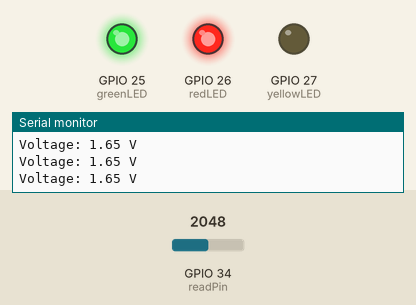
Simulated run of this sketch. Board: ESP32. On the bench: output pins drawn as LEDs (lit = HIGH), the last lines printed to the serial monitor. Inputs (shaded band) come from the test bench; at power-on: GPIO 34 (readPin) = 2048.

Above: at 1.3 s.
1.4 s: GPIO 34 (readPin) set to 2424
2.9 s: GPIO 34 (readPin) set to 2536
At 4.1 s:
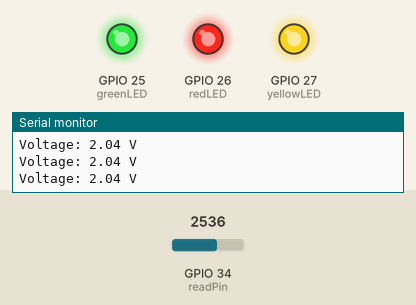
4.5 s: GPIO 34 (readPin) set to 1228
At 5.3 s:
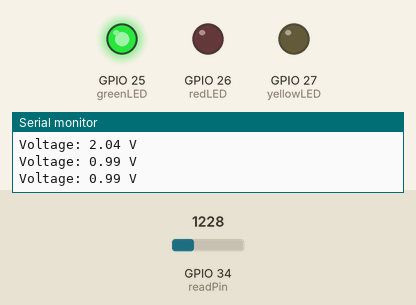
6.0 s: GPIO 34 (readPin) set to 1304
At 6.4 s:
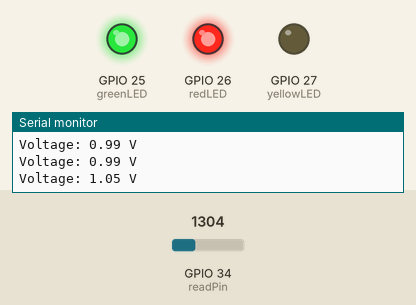
7.5 s: GPIO 34 (readPin) set to 491
At 8.8 s:
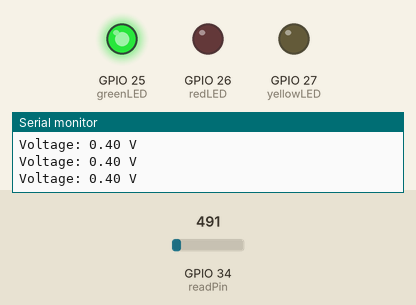
Timing chart, 0 to 10.0 s (numbered marks = the images above; inputs shaded):
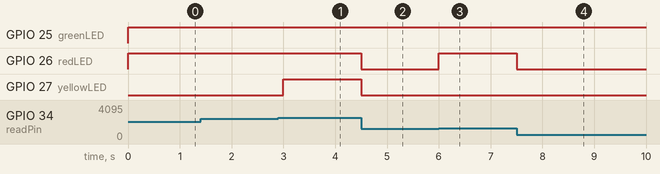

The sketch:

10-ConditionPotentiometer.ino
```cpp
int readPin = 34;
int greenLED = 25;
int redLED = 26;
int yellowLED = 27;
int baudRate = 115200;


void setup() {
  pinMode(readPin, INPUT);
  pinMode(greenLED, OUTPUT);
  pinMode(redLED, OUTPUT);
  pinMode(yellowLED, OUTPUT);
  Serial.begin(baudRate);
}

void loop() {
  float volt = analogReadMilliVolts(readPin) / 1000.0;
  Serial.printf("Voltage: %.2f V\n", volt);
  exec(volt);
  delay(500);
}

void exec(float volt) {
  if (volt < 1.0) {
    digitalWrite(greenLED, HIGH);
    digitalWrite(redLED, LOW);
    digitalWrite(yellowLED, LOW);
  } else if (volt < 2.0) {
    digitalWrite(greenLED, HIGH);
    digitalWrite(redLED, HIGH);
    digitalWrite(yellowLED, LOW);
  } else {
    digitalWrite(greenLED, HIGH);
    digitalWrite(redLED, HIGH);
    digitalWrite(yellowLED, HIGH);
  }
}
```

Measured:
- the behaviour switches between 2481 and 2482 on GPIO 34 (readPin) (found by bisection; images 0 and 1)
- the behaviour switches between 1240 and 1241 on GPIO 34 (readPin) (found by bisection; images 2 and 3)
- after the input at 2.9 s, GPIO 27 (yellowLED): LOW → HIGH after 0.10 s
- after the input at 4.5 s, GPIO 26 (redLED), GPIO 27 (yellowLED): HIGH → LOW at once
- after the input at 6.0 s, GPIO 26 (redLED): LOW → HIGH at once
- after the input at 7.5 s, GPIO 26 (redLED): HIGH → LOW at once
